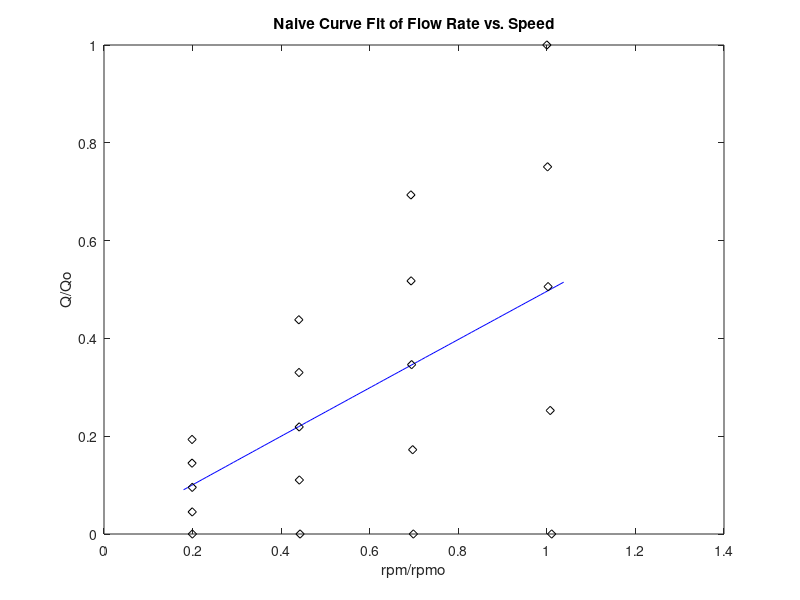
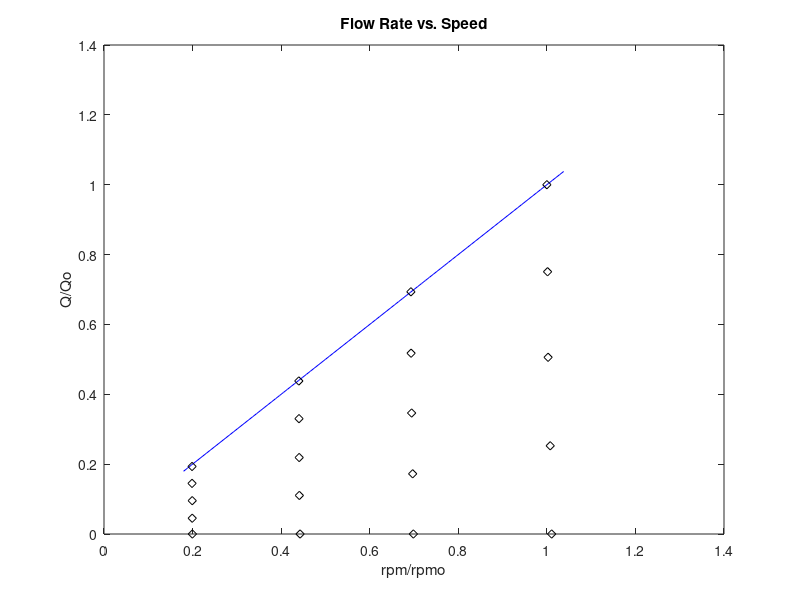
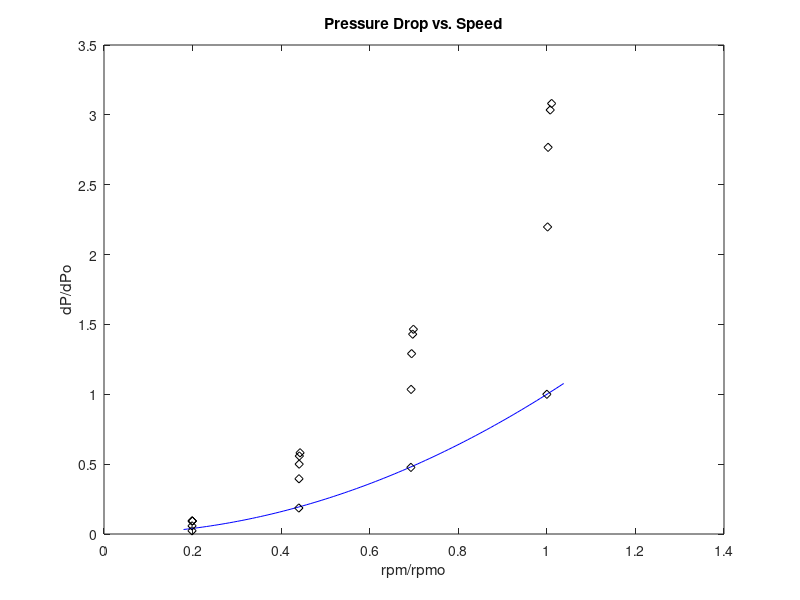
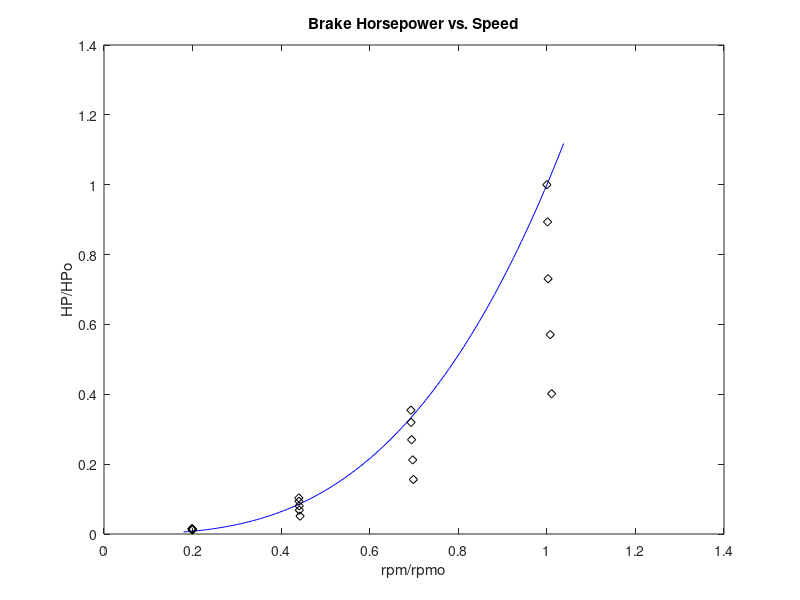

Write the MATLAB code that produced these figures, in order.
% tsl_week_8.m
% Written by Joshua Holbrook, week of March 28th 2010
% Since people actually seem to be using this, it's licensed 
% under the WTFPL (http://sam.zoy.org/wtfpl/).

% A little snafu with matlab is that you can't define a function within a
% non-function script. So, I wrapped these codes in a function!
function tsl_week_8()

    % Prompt 1: *Using Matlab*, perform a sum of least squares non-linear 
    % power regression for the speed vs. flow rate, pressure drop, & pump 
    % power.
    %
    % Prompt 2: *Using Matlab, plot the predicted relation over your range
    % of data for the flow vs. speed, pressure vs. speed, & power vs. speed
    % on separate plots.  Include on each of the plots the individual data 
    % points (no regression lines) you collected.
    %
    % This script explains everything I've done in as much detail as I could
    % think to.

    % The following data was inserted via COPY-PASTE WOOO
    % I should find a good way to read values direct from excel.
    % (note: xlsread() may be able to do it.)
    % I could totally do this with python--I wonder how much of a PITA 
    % it would be?
    %
    % ANYWAYS
    %
    % Think of these as tables, not matrices. No trickery going on!

    % rpm values for each of the four runs.
    rpm=[498,498,499,499,500;
         1102,1103,1104,1105,1109;
         1736,1737,1740,1746,1750;
         2505,2509,2512,2524,2532];

    % Corresponding flow rates
    flow=[10.70,8.02,5.28,2.50,0.00;
          24.25,18.28,12.12,6.11,0.00;
          38.38,28.65,19.17,9.54,0.00;
          55.35,41.56,28.00,13.98,0.00];

    % Corresponding pressure drops
    pdrop=[0.2,0.5,0.8,0.8,0.8;
            1.6,3.4,4.3,4.8,5.0;
            4.1,8.9,11.1,12.3,12.6;
            8.6,18.9,23.8,26.1,26.5];

    % Corresponding BHP
    bhp=[0.019,0.019,0.017,0.016,0.014;
         0.127,0.115,0.099,0.084,0.063;
         0.436,0.393,0.332,0.261,0.192;
         1.230,1.099,0.899,0.702,0.494];
     
    % Oh, and we'll want valve settings. You'll see why.
    valve=[1.00,0.75,0.50,0.25,0.00];

    % Now for some curve fitting action!
    function [a,r2] = curvefitaction(xdata,ydata)
        % This is where the magic happens.
        % matlab has a metric butt-ton of optimization functions which may 
        % be used for curve-fitting in one way or another. These include 
        % the really basic fminsearch(), tools from the statistics
        % toolbox, functions from the optimization toolbox (my favorite) 
        % and even a separate curvefit toolbox! Because the optimization 
        % toolbox seems pretty ubiquitous, and the particular function is
        % easy to use (imo), I chose to use lsqcurvefit(). Just throwing 
        % out there that many alternatives exist!
        %
        % This is how you use lsqcurvefit:

        [a,r2] = lsqcurvefit(@(a,x) a(1).*x.^a(2),[1.0,2.0],xdata, ydata);

        % Now for some explanation. This function takes the form:
        %
        %     aout = lsqcurvefit(function(a,x), a0, x,y)
        %
        % a is a vector containing all the values you want to change, a0 is
        % an initial guess ([1.0,1.5] in my case, for a function 
        % y=1.*x.^1.5) and x is a vector of input values. Naturally, y is 
        % the vector of output data that you're matching to.
        %
        % In this particular case, I used what's called an "anonymous 
        % function" so that I don't have to define it elsewhere, but that's
        % not necessary! For example, I could've defined the function like 
        % so:
        %
        %    function y = apow(a,x)
        %        y = a(1).*x.^a(2);
        %    end
        %
        % and then use it with lsqcurvefit like so:
        %
        %     lsqcurvefit(@apow,[1.0,1.5], xdata, ydata)
        %
        % Naturally, your mileage may vary.
        %
        % Another concern is that, when running these, I get the following
        % message:
        %
        % >  Optimization terminated: first-order optimality less than 
        % >  OPTIONS.TolFun, and no negative/zero curvature detected in 
        % >  trust region model.
        %
        % My understanding is that this means "everything looks to be in
        % order, so we're terminating," and as such I'm not too worried.
        % However, if you're concerned and want to explore changing the
        % termination defaults, you can learn about how to do this by
        % typing "help optimset" in the matlab terminal.
        %
        % Note that that this function, in its current form, is a
        % one-liner excepting for comments. Having a function like this 
        % that makes things easy is where matlab really shines! 
        % Unfortunately, writing it yourself can be annoying.
    end

    % A function that normalizes the data to the last value in each row.
    function A = normalize(A)
        % You could easily just do this, y'know, not as a function, but you
        % know how I like to complicate things! One handy reason for doing
        % this is that I can change the baseline for everything without
        % having to change every line where I use normalize().
        %
        % All I do is divide every table by the bottom-left-most value
        % in the table. This means I chose the max RPM at 100% flow as my
        % baseline point (You want to use the same baseline for all values,
        % and you don't want any zero-values).
        
        A=A./A(size(A,1),1);
        
        % In some languages, you could use the index -1 to represent the
        % last value in the array. I like this and I wish I could do that 
        % here! Note, these languages all roll 0-index arrays, 
        % not 1-index matrices.
    end

    % Now, we can get some work done!
    % What are we doing again? Oh, yes:
    % >  Prompt 1: *Using Matlab*, perform a sum of least squares non-linear 
    % >  power regression for the speed vs. flow rate, pressure drop, & pump 
    % >  power.
    %
    % >  Prompt 2: *Using Matlab, plot the predicted relation over your range
    % >  of data for the flow vs. speed, pressure vs. speed, & power vs. speed
    % >  on separate plots.  Include on each of the plots the individual data 
    % >  points (no regression lines) you collected.
       
    % x is a range of (normalized) rpms, used for graphing. You'll see it 
    % come up later. I use the same trick as is in normalize() to divide it
    % by the baseline rpm. This is something you could do separately for
    % each data set, like I mentioned in the normalize() function.
    x=linspace(450,2600,100)./rpm(size(rpm,1),1);

    % Now, we normalize all the data sets, including rpm, since I don't
    % need rpm_0 anymore.
    rpm = normalize(rpm);
    flow = normalize(flow);
    pdrop = normalize(pdrop);
    bhp = normalize(bhp);

    % We'll start with a naive reporting of speed vs. flow rate:
    %
    % I used obnoxious formatting stuff for prettier output.
    % If you don't care about how things look, you can just decide to not
    % surpress function output, and just read a and r2 that way.
    fprintf('\nNaive Flow Rate vs Speed:\n=====================\n')
    [a,r2] = curvefitaction(rpm, flow);
    fprintf('\n(N/N_0) = %-3.2f * (Q/Q_0)^ %-3.2f \n',a(1),a(2));
    fprintf('Residual squared: %-3.2f\n\n',r2);
    
    % We also desire to output a graph.
    % Because of the way I shaped the input data and how matlab expects to
    % receive its y values as a vector (as an array, it plots them as
    % different sets against x), I used matlab's reshape() function
    % to make them 1x20 instead of 4x5. The order's pretty jacked up in my
    % opinion, but as long as the way matlab reorders everything is
    % consistent (it should be) I think it'll be okay.
    
    figure;
    % This line plots the lsqcurvefit-generated curve.
    plot(x, a(1).*x.^a(2),'b-');
    hold on;
    % This line plots the original data points.
    plot(reshape(rpm,1,[]),reshape(flow,1,[]),'kd');
    title('Naive Curve Fit of Flow Rate vs. Speed');
    xlabel('rpm/rpmo');
    ylabel('Q/Qo');
    
    % Look at this figure. You can see that, unfortunately, that there's
    % another variable at work here, and in retrospect it should've been
    % obvious. That variable is valve setting.
    % 
    % There are multiple ways to get around this issue, but I think the
    % easiest is to do separate curve fits for each flow rate:
    
    % Initializing storage for a and r:
    a=zeros(size(valve,2),2);
    r2=zeros(size(valve))';
    
    for i=1:size(valve,2),
        [a(i,:),r2(i)]=curvefitaction(rpm(:,i),flow(:,i));
    end
    
    fprintf('\n\n\nFlow Rate vs Speed:\n=====================\n')    
    fprintf('\n%%flow_a(1)__a(2)__|_r^2_\n');
    for i=1:size(valve,2),
        fprintf('%-5.2f %-5.2f %-5.2f | %-1.2e \n',valve(i),a(i,:),r2(i));
    end
        
    % ...and now that we have that:

    figure;
    
    % Commented here is code that will plot the regression curves, but for 
    % the purposes of the lab it's not useful for anything more than 
    % personal interest. Feel free to un-comment/borrow if you like!
    % Here, I used meshgrid to make the y matrix. meshgrid is very useful 
    % for vectorizing output, if that's how you like to think about these 
    % kinda things. Others prefer to roll for loops, and with today's 
    % java-driven matlab, this is okay!
    % Anyway, if you want to understand this, try meshgrid out in 
    % interactive mode to see what it does!
    %[xgrid,a1grid]=meshgrid(x,a(:,1));
    %[xgrid,a2grid]=meshgrid(x,a(:,2)); % matlab, afaik, forces me to do 
                                       % something with the first output :(
    %plot(x, a1grid.*xgrid.^a2grid,'b-');
    
    % It turns out plotting is way easy, because Bargar doesn't want the
    % regression lines! What he wants is the pump affinity law curves!
    plot(x, x,'b-');
    hold on;
    % This line plots the original data points.
    plot(reshape(rpm,1,[]),reshape(flow,1,[]),'kd');
    title('Flow Rate vs. Speed');
    xlabel('rpm/rpmo');
    ylabel('Q/Qo');
        
    % At this point, we rinse-and-repeat for the rest of the data sets.
    % I could've turned this into a function, but whatever.
    
    % ==Speed v. p-drop==
    for i=1:size(valve,2),
        [a(i,:),r2(i)]=curvefitaction(rpm(:,i),pdrop(:,i));
    end
    
    fprintf('\n\n\nPressure Drop vs Speed:\n=======================\n')    
    fprintf('\n%%flow_a(1)__a(2)__|_r^2_\n');
    for i=1:size(valve,2),
        fprintf('%-5.2f %-5.2f %-5.2f | %-1.2e \n',valve(i),a(i,:),r2(i));
    end
        
    figure;
    %[xgrid,a1grid]=meshgrid(x,a(:,1));
    %[xgrid,a2grid]=meshgrid(x,a(:,2));
    %plot(x, a1grid.*xgrid.^a2grid,'b-');
    plot(x, x.^2.0,'b-');
    hold on;
    plot(reshape(rpm,1,[]),reshape(pdrop,1,[]),'kd');
    title('Pressure Drop vs. Speed');
    xlabel('rpm/rpmo');
    ylabel('dP/dPo');
    
    % ==Speed v. bhp==
    for i=1:size(valve,2),
        [a(i,:),r2(i)]=curvefitaction(rpm(:,i),bhp(:,i));
    end
    
    fprintf('\n\n\nBrake Horsepower vs Speed:\n==========================\n')
    fprintf('\n%%flow_a(1)__a(2)__|_r^2_\n');
    for i=1:size(valve,2),
        fprintf('%-5.2f %-5.2f %-5.2f | %-1.2e \n',valve(i),a(i,:),r2(i));
    end
        
    figure;
    %[xgrid,a1grid]=meshgrid(x,a(:,1));
    %[xgrid,a2grid]=meshgrid(x,a(:,2));
    %plot(x, a1grid.*xgrid.^a2grid,'b-');
    plot(x, x.^3.0,'b-');
    hold on;
    plot(reshape(rpm,1,[]),reshape(bhp,1,[]),'kd');
    title('Brake Horsepower vs. Speed');
    xlabel('rpm/rpmo');
    ylabel('HP/HPo');
    
end